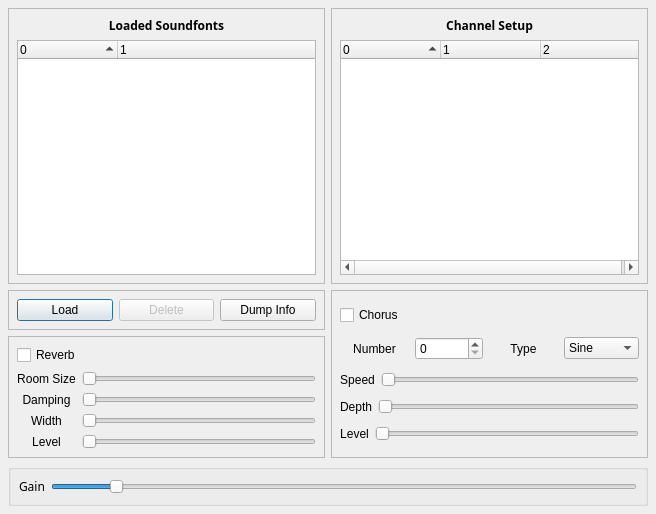
<ui version="4.0" >
 <author></author>
 <comment></comment>
 <exportmacro></exportmacro>
 <class>FLUIDSynthGuiBase</class>
 <widget class="QDialog" name="FLUIDSynthGuiBase" >
  <property name="geometry" >
   <rect>
    <x>0</x>
    <y>0</y>
    <width>656</width>
    <height>514</height>
   </rect>
  </property>
  <property name="windowTitle" >
   <string>FLUID Synth</string>
  </property>
  <property name="windowIcon" >
   <iconset/>
  </property>
  <layout class="QGridLayout" >
   <property name="margin" >
    <number>8</number>
   </property>
   <property name="spacing" >
    <number>6</number>
   </property>
   <item row="0" column="0" >
    <widget class="QFrame" name="frame_2" >
     <property name="frameShape" >
      <enum>QFrame::StyledPanel</enum>
     </property>
     <property name="frameShadow" >
      <enum>QFrame::Raised</enum>
     </property>
     <layout class="QVBoxLayout" >
      <property name="margin" >
       <number>8</number>
      </property>
      <property name="spacing" >
       <number>6</number>
      </property>
      <item>
       <widget class="QLabel" name="loadedFontsLabel" >
        <property name="text" >
         <string>&lt;html>&lt;head>&lt;meta name=&quot;qrichtext&quot; content=&quot;1&quot; />&lt;/head>&lt;body style=&quot; white-space: pre-wrap; font-family:Sans Serif; font-weight:400; font-style:normal; text-decoration:none;&quot;>&lt;p style=&quot; margin-top:0px; margin-bottom:0px; margin-left:0px; margin-right:0px; -qt-block-indent:0; text-indent:0px;&quot;>&lt;span style=&quot; font-weight:600;&quot;>Loaded Soundfonts&lt;/span>&lt;/p>&lt;/body>&lt;/html></string>
        </property>
        <property name="textFormat" >
         <enum>Qt::AutoText</enum>
        </property>
        <property name="alignment" >
         <set>Qt::AlignHCenter</set>
        </property>
       </widget>
      </item>
      <item>
       <widget class="QTreeWidget" name="sfTreeWidget" >
        <property name="columnCount" >
         <number>2</number>
        </property>
        <property name="sortingEnabled" >
         <bool>true</bool>
        </property>
        <column>
         <property name="text" >
          <string>0</string>
         </property>
        </column>
        <column>
         <property name="text" >
          <string>1</string>
         </property>
        </column>
       </widget>
      </item>
     </layout>
    </widget>
   </item>
   <item row="0" column="1" >
    <widget class="QFrame" name="frame_3" >
     <property name="frameShape" >
      <enum>QFrame::StyledPanel</enum>
     </property>
     <property name="frameShadow" >
      <enum>QFrame::Raised</enum>
     </property>
     <layout class="QVBoxLayout" >
      <property name="margin" >
       <number>8</number>
      </property>
      <property name="spacing" >
       <number>6</number>
      </property>
      <item>
       <widget class="QLabel" name="fontSetupLabel" >
        <property name="text" >
         <string>&lt;html>&lt;head>&lt;meta name=&quot;qrichtext&quot; content=&quot;1&quot; />&lt;/head>&lt;body style=&quot; white-space: pre-wrap; font-family:Sans Serif; font-weight:400; font-style:normal; text-decoration:none;&quot;>&lt;p style=&quot; margin-top:0px; margin-bottom:0px; margin-left:0px; margin-right:0px; -qt-block-indent:0; text-indent:0px;&quot;>&lt;span style=&quot; font-weight:600;&quot;>Channel Setup&lt;/span>&lt;/p>&lt;/body>&lt;/html></string>
        </property>
        <property name="alignment" >
         <set>Qt::AlignHCenter</set>
        </property>
       </widget>
      </item>
      <item>
       <widget class="QTreeWidget" name="channelTreeWidget" >
        <property name="columnCount" >
         <number>3</number>
        </property>
        <property name="sortingEnabled" >
         <bool>true</bool>
        </property>
        <column>
         <property name="text" >
          <string>0</string>
         </property>
        </column>
        <column>
         <property name="text" >
          <string>1</string>
         </property>
        </column>
        <column>
         <property name="text" >
          <string>2</string>
         </property>
        </column>
       </widget>
      </item>
     </layout>
    </widget>
   </item>
   <item rowspan="2" row="1" column="1" >
    <widget class="QFrame" name="ChorusFrame" >
     <property name="frameShape" >
      <enum>QFrame::StyledPanel</enum>
     </property>
     <property name="frameShadow" >
      <enum>QFrame::Raised</enum>
     </property>
     <layout class="QVBoxLayout" >
      <property name="margin" >
       <number>8</number>
      </property>
      <property name="spacing" >
       <number>6</number>
      </property>
      <item>
       <widget class="QCheckBox" name="Chorus" >
        <property name="text" >
         <string>Chorus</string>
        </property>
       </widget>
      </item>
      <item>
       <layout class="QHBoxLayout" >
        <property name="margin" >
         <number>0</number>
        </property>
        <property name="spacing" >
         <number>6</number>
        </property>
        <item>
         <widget class="QLabel" name="ChorusNumberLabel" >
          <property name="text" >
           <string>Number</string>
          </property>
          <property name="alignment" >
           <set>Qt::AlignCenter</set>
          </property>
         </widget>
        </item>
        <item>
         <widget class="QSpinBox" name="ChorusNumber" >
          <property name="maximum" >
           <number>127</number>
          </property>
         </widget>
        </item>
        <item>
         <widget class="QLabel" name="ChorusTypeLabel" >
          <property name="text" >
           <string>Type</string>
          </property>
          <property name="alignment" >
           <set>Qt::AlignCenter</set>
          </property>
         </widget>
        </item>
        <item>
         <widget class="QComboBox" name="ChorusType" >
          <item>
           <property name="text" >
            <string>Sine</string>
           </property>
          </item>
          <item>
           <property name="text" >
            <string>Triangle</string>
           </property>
          </item>
         </widget>
        </item>
       </layout>
      </item>
      <item>
       <layout class="QHBoxLayout" >
        <property name="margin" >
         <number>0</number>
        </property>
        <property name="spacing" >
         <number>6</number>
        </property>
        <item>
         <widget class="QLabel" name="ChorusSpeedLabel" >
          <property name="text" >
           <string>Speed</string>
          </property>
          <property name="alignment" >
           <set>Qt::AlignCenter</set>
          </property>
         </widget>
        </item>
        <item>
         <widget class="QSlider" name="ChorusSpeed" >
          <property name="maximum" >
           <number>16383</number>
          </property>
          <property name="singleStep" >
           <number>16</number>
          </property>
          <property name="pageStep" >
           <number>1638</number>
          </property>
          <property name="orientation" >
           <enum>Qt::Horizontal</enum>
          </property>
          <property name="tickInterval" >
           <number>1638</number>
          </property>
         </widget>
        </item>
       </layout>
      </item>
      <item>
       <layout class="QHBoxLayout" >
        <property name="margin" >
         <number>0</number>
        </property>
        <property name="spacing" >
         <number>6</number>
        </property>
        <item>
         <widget class="QLabel" name="ChorusDepthLabel" >
          <property name="text" >
           <string>Depth</string>
          </property>
          <property name="alignment" >
           <set>Qt::AlignCenter</set>
          </property>
         </widget>
        </item>
        <item>
         <widget class="QSlider" name="ChorusDepth" >
          <property name="maximum" >
           <number>16383</number>
          </property>
          <property name="singleStep" >
           <number>16</number>
          </property>
          <property name="pageStep" >
           <number>1638</number>
          </property>
          <property name="orientation" >
           <enum>Qt::Horizontal</enum>
          </property>
          <property name="tickInterval" >
           <number>1638</number>
          </property>
         </widget>
        </item>
       </layout>
      </item>
      <item>
       <layout class="QHBoxLayout" >
        <property name="margin" >
         <number>0</number>
        </property>
        <property name="spacing" >
         <number>6</number>
        </property>
        <item>
         <widget class="QLabel" name="ChorusLevelLabel" >
          <property name="text" >
           <string>Level</string>
          </property>
          <property name="alignment" >
           <set>Qt::AlignCenter</set>
          </property>
         </widget>
        </item>
        <item>
         <widget class="QSlider" name="ChorusLevel" >
          <property name="maximum" >
           <number>16383</number>
          </property>
          <property name="singleStep" >
           <number>16</number>
          </property>
          <property name="pageStep" >
           <number>1638</number>
          </property>
          <property name="orientation" >
           <enum>Qt::Horizontal</enum>
          </property>
          <property name="tickInterval" >
           <number>1638</number>
          </property>
         </widget>
        </item>
       </layout>
      </item>
     </layout>
    </widget>
   </item>
   <item row="1" column="0" >
    <widget class="QFrame" name="frame" >
     <property name="frameShape" >
      <enum>QFrame::StyledPanel</enum>
     </property>
     <property name="frameShadow" >
      <enum>QFrame::Raised</enum>
     </property>
     <layout class="QHBoxLayout" >
      <property name="margin" >
       <number>8</number>
      </property>
      <property name="spacing" >
       <number>6</number>
      </property>
      <item>
       <layout class="QHBoxLayout" >
        <property name="margin" >
         <number>0</number>
        </property>
        <property name="spacing" >
         <number>6</number>
        </property>
        <item>
         <widget class="QPushButton" name="Push" >
          <property name="text" >
           <string>Load</string>
          </property>
         </widget>
        </item>
        <item>
         <widget class="QPushButton" name="Pop" >
          <property name="enabled" >
           <bool>false</bool>
          </property>
          <property name="text" >
           <string>Delete</string>
          </property>
         </widget>
        </item>
        <item>
         <widget class="QPushButton" name="dumpInfoButton" >
          <property name="text" >
           <string>Dump Info</string>
          </property>
         </widget>
        </item>
       </layout>
      </item>
     </layout>
    </widget>
   </item>
   <item row="3" column="0" colspan="2" >
    <widget class="QGroupBox" name="GainBox" >
     <property name="title" >
      <string/>
     </property>
     <layout class="QHBoxLayout" >
      <property name="margin" >
       <number>8</number>
      </property>
      <property name="spacing" >
       <number>6</number>
      </property>
      <item>
       <widget class="QLabel" name="label" >
        <property name="text" >
         <string>&lt;html>&lt;head>&lt;meta name=&quot;qrichtext&quot; content=&quot;1&quot; />&lt;/head>&lt;body style=&quot; white-space: pre-wrap; font-family:Sans Serif; font-weight:400; font-style:normal; text-decoration:none;&quot;>&lt;p style=&quot; margin-top:0px; margin-bottom:0px; margin-left:0px; margin-right:0px; -qt-block-indent:0; text-indent:0px;&quot;>Gain&lt;/p>&lt;/body>&lt;/html></string>
        </property>
       </widget>
      </item>
      <item>
       <widget class="QSlider" name="Gain" >
        <property name="minimum" >
         <number>0</number>
        </property>
        <property name="maximum" >
         <number>127</number>
        </property>
        <property name="pageStep" >
         <number>5</number>
        </property>
        <property name="value" >
         <number>13</number>
        </property>
        <property name="tracking" >
         <bool>true</bool>
        </property>
        <property name="orientation" >
         <enum>Qt::Horizontal</enum>
        </property>
        <property name="tickInterval" >
         <number>7</number>
        </property>
       </widget>
      </item>
     </layout>
    </widget>
   </item>
   <item row="2" column="0" >
    <widget class="QFrame" name="ReverbFrame" >
     <property name="frameShape" >
      <enum>QFrame::StyledPanel</enum>
     </property>
     <property name="frameShadow" >
      <enum>QFrame::Raised</enum>
     </property>
     <layout class="QVBoxLayout" >
      <property name="margin" >
       <number>8</number>
      </property>
      <property name="spacing" >
       <number>6</number>
      </property>
      <item>
       <widget class="QCheckBox" name="Reverb" >
        <property name="text" >
         <string>Reverb</string>
        </property>
       </widget>
      </item>
      <item>
       <layout class="QHBoxLayout" >
        <property name="margin" >
         <number>0</number>
        </property>
        <property name="spacing" >
         <number>6</number>
        </property>
        <item>
         <layout class="QVBoxLayout" >
          <property name="margin" >
           <number>0</number>
          </property>
          <property name="spacing" >
           <number>6</number>
          </property>
          <item>
           <widget class="QLabel" name="ReverbRoomSizeLabel" >
            <property name="text" >
             <string>Room Size</string>
            </property>
            <property name="alignment" >
             <set>Qt::AlignCenter</set>
            </property>
           </widget>
          </item>
          <item>
           <widget class="QLabel" name="ReverbDampingLabel" >
            <property name="text" >
             <string>Damping</string>
            </property>
            <property name="alignment" >
             <set>Qt::AlignCenter</set>
            </property>
           </widget>
          </item>
          <item>
           <widget class="QLabel" name="ReverbWidthLabel" >
            <property name="text" >
             <string>Width</string>
            </property>
            <property name="alignment" >
             <set>Qt::AlignCenter</set>
            </property>
           </widget>
          </item>
          <item>
           <widget class="QLabel" name="ReverbLevelLabel" >
            <property name="text" >
             <string>Level</string>
            </property>
            <property name="alignment" >
             <set>Qt::AlignCenter</set>
            </property>
           </widget>
          </item>
         </layout>
        </item>
        <item>
         <layout class="QVBoxLayout" >
          <property name="margin" >
           <number>0</number>
          </property>
          <property name="spacing" >
           <number>6</number>
          </property>
          <item>
           <widget class="QSlider" name="ReverbRoomSize" >
            <property name="maximum" >
             <number>16383</number>
            </property>
            <property name="singleStep" >
             <number>16</number>
            </property>
            <property name="pageStep" >
             <number>1638</number>
            </property>
            <property name="orientation" >
             <enum>Qt::Horizontal</enum>
            </property>
            <property name="tickInterval" >
             <number>1638</number>
            </property>
           </widget>
          </item>
          <item>
           <widget class="QSlider" name="ReverbDamping" >
            <property name="maximum" >
             <number>16383</number>
            </property>
            <property name="singleStep" >
             <number>16</number>
            </property>
            <property name="pageStep" >
             <number>1638</number>
            </property>
            <property name="orientation" >
             <enum>Qt::Horizontal</enum>
            </property>
            <property name="tickInterval" >
             <number>1638</number>
            </property>
           </widget>
          </item>
          <item>
           <widget class="QSlider" name="ReverbWidth" >
            <property name="maximum" >
             <number>16383</number>
            </property>
            <property name="singleStep" >
             <number>16</number>
            </property>
            <property name="pageStep" >
             <number>1638</number>
            </property>
            <property name="orientation" >
             <enum>Qt::Horizontal</enum>
            </property>
            <property name="tickInterval" >
             <number>1638</number>
            </property>
           </widget>
          </item>
          <item>
           <widget class="QSlider" name="ReverbLevel" >
            <property name="maximum" >
             <number>16383</number>
            </property>
            <property name="singleStep" >
             <number>16</number>
            </property>
            <property name="pageStep" >
             <number>1638</number>
            </property>
            <property name="orientation" >
             <enum>Qt::Horizontal</enum>
            </property>
            <property name="tickInterval" >
             <number>1638</number>
            </property>
           </widget>
          </item>
         </layout>
        </item>
       </layout>
      </item>
     </layout>
     <widget class="QWidget" name="widget_2" >
      <property name="geometry" >
       <rect>
        <x>11</x>
        <y>36</y>
        <width>260</width>
        <height>17</height>
       </rect>
      </property>
     </widget>
     <widget class="QWidget" name="widget_3" >
      <property name="geometry" >
       <rect>
        <x>11</x>
        <y>59</y>
        <width>260</width>
        <height>17</height>
       </rect>
      </property>
     </widget>
     <widget class="QWidget" name="widget_4" >
      <property name="geometry" >
       <rect>
        <x>11</x>
        <y>82</y>
        <width>260</width>
        <height>17</height>
       </rect>
      </property>
     </widget>
     <widget class="QWidget" name="widget_5" >
      <property name="geometry" >
       <rect>
        <x>11</x>
        <y>105</y>
        <width>260</width>
        <height>17</height>
       </rect>
      </property>
     </widget>
    </widget>
   </item>
  </layout>
 </widget>
 <layoutdefault spacing="3" margin="8" />
 <pixmapfunction></pixmapfunction>
 <resources/>
 <connections/>
</ui>
